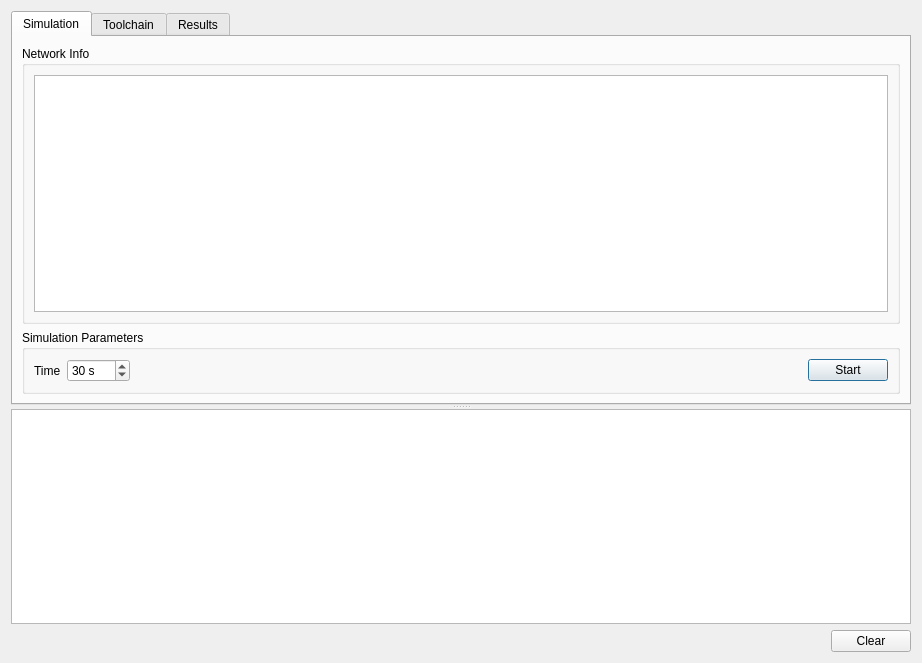
<?xml version="1.0" encoding="UTF-8"?>
<ui version="4.0">
 <class>CGraphSimulatorDialog</class>
 <widget class="QDialog" name="CGraphSimulatorDialog">
  <property name="geometry">
   <rect>
    <x>0</x>
    <y>0</y>
    <width>922</width>
    <height>663</height>
   </rect>
  </property>
  <property name="windowTitle">
   <string>DPSE Graph Simulator</string>
  </property>
  <layout class="QVBoxLayout" name="verticalLayout_3">
   <item>
    <widget class="QSplitter" name="splitter">
     <property name="orientation">
      <enum>Qt::Vertical</enum>
     </property>
     <widget class="QTabWidget" name="Tabs">
      <property name="currentIndex">
       <number>0</number>
      </property>
      <widget class="QWidget" name="tabSimu">
       <attribute name="title">
        <string>Simulation</string>
       </attribute>
       <layout class="QVBoxLayout" name="verticalLayout_2">
        <item>
         <widget class="QGroupBox" name="groupBox">
          <property name="title">
           <string>Network Info</string>
          </property>
          <layout class="QVBoxLayout" name="verticalLayout">
           <item>
            <widget class="QTextBrowser" name="NetInfo"/>
           </item>
          </layout>
         </widget>
        </item>
        <item>
         <widget class="QGroupBox" name="groupBox_2">
          <property name="title">
           <string>Simulation Parameters</string>
          </property>
          <layout class="QHBoxLayout" name="horizontalLayout">
           <item>
            <widget class="QLabel" name="label_3">
             <property name="text">
              <string>Time</string>
             </property>
            </widget>
           </item>
           <item>
            <widget class="QSpinBox" name="SimuTime">
             <property name="suffix">
              <string> s</string>
             </property>
             <property name="minimum">
              <number>1</number>
             </property>
             <property name="maximum">
              <number>3600</number>
             </property>
             <property name="singleStep">
              <number>10</number>
             </property>
             <property name="value">
              <number>30</number>
             </property>
            </widget>
           </item>
           <item>
            <spacer name="horizontalSpacer_2">
             <property name="orientation">
              <enum>Qt::Horizontal</enum>
             </property>
             <property name="sizeHint" stdset="0">
              <size>
               <width>40</width>
               <height>20</height>
              </size>
             </property>
            </spacer>
           </item>
           <item>
            <widget class="QPushButton" name="Start">
             <property name="text">
              <string>Start</string>
             </property>
            </widget>
           </item>
          </layout>
         </widget>
        </item>
       </layout>
      </widget>
      <widget class="QWidget" name="tabTools">
       <attribute name="title">
        <string>Toolchain</string>
       </attribute>
       <layout class="QVBoxLayout" name="verticalLayout_5">
        <item>
         <spacer name="verticalSpacer">
          <property name="orientation">
           <enum>Qt::Vertical</enum>
          </property>
          <property name="sizeHint" stdset="0">
           <size>
            <width>20</width>
            <height>158</height>
           </size>
          </property>
         </spacer>
        </item>
       </layout>
      </widget>
      <widget class="QWidget" name="tabResults">
       <attribute name="title">
        <string>Results</string>
       </attribute>
       <layout class="QVBoxLayout" name="verticalLayout_4">
        <item>
         <widget class="QGroupBox" name="groupBox_3">
          <property name="title">
           <string>Progress</string>
          </property>
          <layout class="QVBoxLayout" name="verticalLayout_6">
           <item>
            <layout class="QGridLayout" name="gridLayout">
             <item row="0" column="0">
              <widget class="QLabel" name="label">
               <property name="text">
                <string>Simulation time:</string>
               </property>
              </widget>
             </item>
             <item row="0" column="1">
              <widget class="QLabel" name="SimuTimeLabel">
               <property name="minimumSize">
                <size>
                 <width>100</width>
                 <height>0</height>
                </size>
               </property>
               <property name="text">
                <string>-</string>
               </property>
              </widget>
             </item>
             <item row="0" column="2" rowspan="2">
              <widget class="QProgressBar" name="ProgressBar">
               <property name="value">
                <number>0</number>
               </property>
              </widget>
             </item>
             <item row="0" column="3" rowspan="2">
              <widget class="QPushButton" name="Stop">
               <property name="text">
                <string>Stop</string>
               </property>
              </widget>
             </item>
             <item row="1" column="0">
              <widget class="QLabel" name="label_2">
               <property name="text">
                <string>Simulation step:</string>
               </property>
              </widget>
             </item>
             <item row="1" column="1">
              <widget class="QLabel" name="SimuStepLabel">
               <property name="minimumSize">
                <size>
                 <width>100</width>
                 <height>0</height>
                </size>
               </property>
               <property name="text">
                <string>-</string>
               </property>
              </widget>
             </item>
            </layout>
           </item>
          </layout>
         </widget>
        </item>
        <item>
         <widget class="QGroupBox" name="groupBox_4">
          <property name="maximumSize">
           <size>
            <width>16777215</width>
            <height>100</height>
           </size>
          </property>
          <property name="title">
           <string>Last Step</string>
          </property>
          <layout class="QVBoxLayout" name="verticalLayout_7">
           <item>
            <widget class="QTableWidget" name="StepTable">
             <property name="sizePolicy">
              <sizepolicy hsizetype="Expanding" vsizetype="Maximum">
               <horstretch>0</horstretch>
               <verstretch>0</verstretch>
              </sizepolicy>
             </property>
            </widget>
           </item>
          </layout>
         </widget>
        </item>
        <item>
         <widget class="QGroupBox" name="ChartBox">
          <property name="sizePolicy">
           <sizepolicy hsizetype="Preferred" vsizetype="MinimumExpanding">
            <horstretch>0</horstretch>
            <verstretch>0</verstretch>
           </sizepolicy>
          </property>
          <property name="title">
           <string>Trends</string>
          </property>
          <layout class="QVBoxLayout" name="verticalLayout_8"/>
         </widget>
        </item>
       </layout>
      </widget>
     </widget>
     <widget class="QTextBrowser" name="Console"/>
    </widget>
   </item>
   <item>
    <layout class="QHBoxLayout" name="horizontalLayout_2">
     <item>
      <spacer name="horizontalSpacer">
       <property name="orientation">
        <enum>Qt::Horizontal</enum>
       </property>
       <property name="sizeHint" stdset="0">
        <size>
         <width>40</width>
         <height>20</height>
        </size>
       </property>
      </spacer>
     </item>
     <item>
      <widget class="QPushButton" name="ClearConsole">
       <property name="text">
        <string>Clear</string>
       </property>
      </widget>
     </item>
    </layout>
   </item>
  </layout>
 </widget>
 <tabstops>
  <tabstop>Tabs</tabstop>
  <tabstop>NetInfo</tabstop>
  <tabstop>Start</tabstop>
  <tabstop>Console</tabstop>
  <tabstop>ClearConsole</tabstop>
 </tabstops>
 <resources/>
 <connections>
  <connection>
   <sender>ClearConsole</sender>
   <signal>clicked()</signal>
   <receiver>Console</receiver>
   <slot>clear()</slot>
   <hints>
    <hint type="sourcelabel">
     <x>708</x>
     <y>482</y>
    </hint>
    <hint type="destinationlabel">
     <x>648</x>
     <y>402</y>
    </hint>
   </hints>
  </connection>
 </connections>
</ui>
